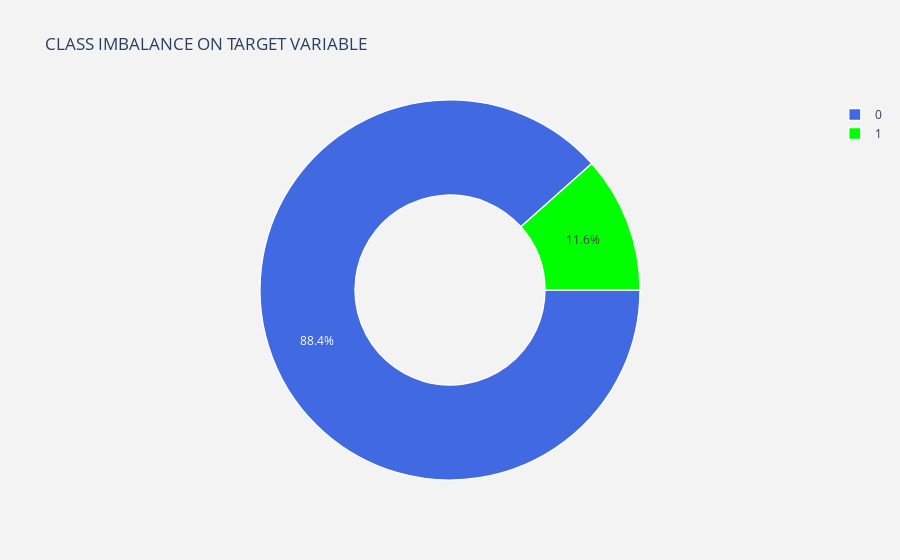

This figure's notebook cell:
### Markdown cell above
### THERE IS A CLASS IMBALANCE

### Code cell
lab = Y.value_counts().keys().tolist()
mpl.rcParams['font.size'] = 15.0
#values
val = Y.value_counts().values.tolist()

trace = go.Pie(labels = lab ,
               values = val ,
               marker = dict(colors =  [ 'royalblue' ,'lime'],
                             line = dict(color = "white",
                                         width =  1.3)
                            ),
               rotation = 90,
               hoverinfo = "label+value+text",
               hole = .5
              )
layout = go.Layout(dict(title = "CLASS IMBALANCE ON TARGET VARIABLE",
                        plot_bgcolor  = "rgb(243,243,243)",
                        paper_bgcolor = "rgb(243,243,243)",
                       )
                  )

data = [trace]
fig = go.Figure(data = data,layout = layout)
py.iplot(fig)

### Figure 1 — Plotly figure (JSON) as saved in the notebook; plotly's stock layout.template omitted (floating-point values rounded to 4 significant figures)
{"data": [{"hole": 0.5, "hoverinfo": "label+value+text", "labels": [0, 1], "marker": {"colors": ["royalblue", "lime"], "line": {"color": "white", "width": 1.3}}, "rotation": 90, "type": "pie", "values": [35815, 4693]}], "layout": {"paper_bgcolor": "rgb(243,243,243)", "plot_bgcolor": "rgb(243,243,243)", "title": {"text": "CLASS IMBALANCE ON TARGET VARIABLE"}}}
